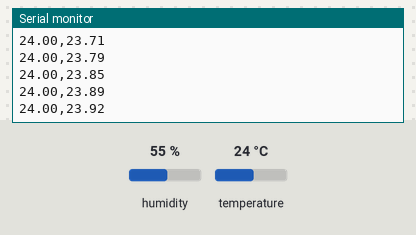
This sketch was run on a simulated Arduino Uno, built with avr-gcc and run on an emulated ATmega328P. Shown: the last lines printed to the serial monitor. The test bench sets the inputs (shaded band); at power-on: temperature 24 °C, humidity 55 %.

Above: at 2.9 s.
3.0 s: temperature set to 12 °C
At 4.18 s:
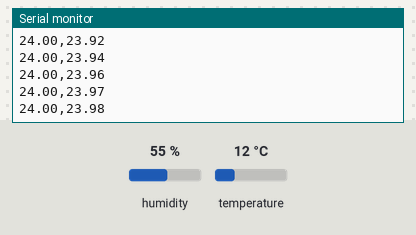
5.9 s: temperature set to 19 °C
At 6.31 s:
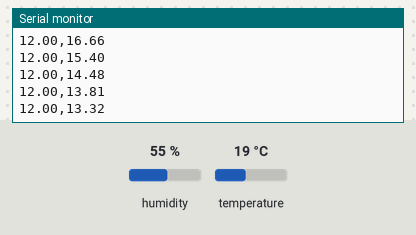
Timing chart, 0 to 8.9 s (numbered marks = the images above; inputs shaded):
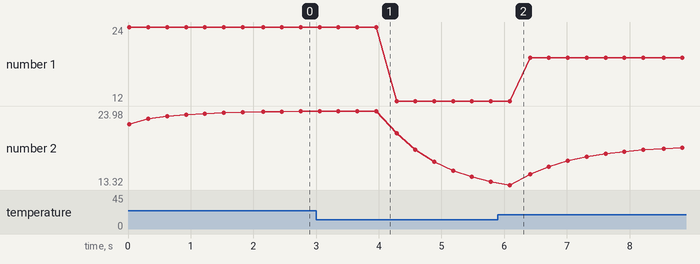

Measured:
- plotted number 1: 24 → 12 after the input at 3.0 s, 12 → 19 after the input at 5.9 s
- plotted number 2: 23.92 → 13.81 after the input at 3.0 s, 13.81 → 19 after the input at 5.9 s

The sketch:

sketch_apr18a.ino
```cpp
#include <DHT.h>
//pin 2 del arduino
#define DHTPIN 2
#define DHTTYPE DHT11

DHT dht11(DHTPIN, DHTTYPE);

//filtro de Kalman
//estimación inicial de la temperatura:
double temp_estimate = 20.0;
//covarianza inicial de la temperatura
double temp_covariance = 1.0;

// Parámetros del filtro de Kalman
const double dt = 1.0; //intervalo de tiempo
//cvvarianza del ruido del proceso
const double Q = 0.1;
const double R = 1.0; //->covarianza del ruido de la medición

void setup() {
  Serial.begin(9600);
  dht11.begin();
}

void loop() {
  //lectura cruda
  double z = dht11.readTemperature();
  //plicación del filtro de Kalman
  kalman_filter(z);
  //Mostrar los resultados
  //Serial.print("Temperatura medida: ");
  Serial.print(z);
  Serial.print(",");
  //Serial.print("Temperatura estimada: ");
  Serial.println(temp_estimate);
  //Serial.println();

  delay(300);
}

void kalman_filter(double z) {
  //paso 1: Predicción
  //predicción del estado
  double x = temp_estimate;
  //Predicción de la covarianza del estado
  double P = temp_covariance + Q;
  //paso 2: Actualización
  //calculo de la ganancia de Kalman
  double K = P / (P + R);
  //actualización del estado
  temp_estimate = x + K * (z - x);
  //actualización de la covarianza del estado
  temp_covariance = (1 - K) * P;
}
```
